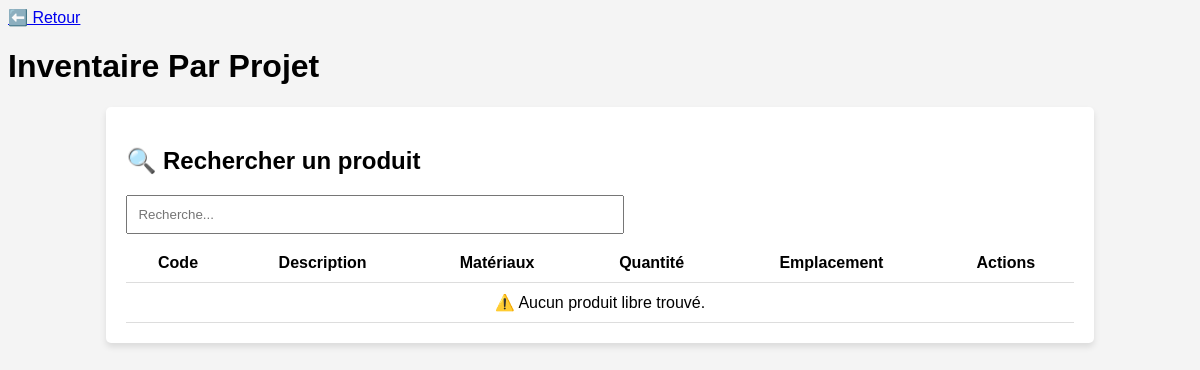
Page /inventaire/libre on the earlier database version.
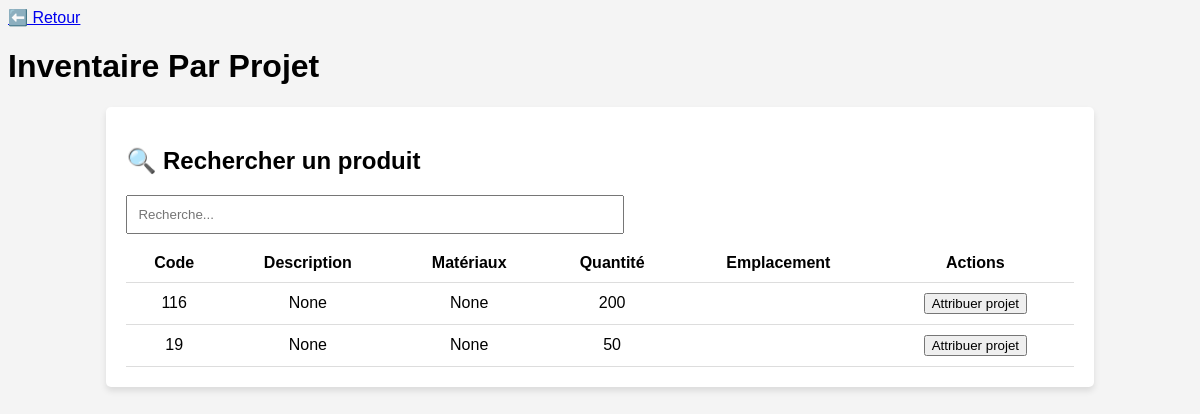
Same page on the later database version.
### app/models/produit.py (models this page shows, shortened)
class Produit(db.Model):
    __tablename__ = 'produit'
    id = db.Column(db.Integer, primary_key=True)
    code = db.Column(db.String(50), unique=True, nullable=False)
    description = db.Column(db.String(255))
    materiaux = db.Column(db.String(100))
    categorie = db.Column(db.String(100))
    quantite = db.Column(db.Integer, default=0)
    historique = db.Column(db.Text, default='[]')  # Permet de conserver l'historique des modifications
    projets_associes = db.relationship("ProduitProjet", back_populates="produit", cascade="all, delete-orphan")
    lignes_achat = db.relationship("LigneAchat", back_populates="produit", cascade="all, delete-orphan")
    lignes_commande = db.relationship("LigneCommandeProduction", back_populates="produit", cascade="all, delete-orphan")
    stocks = db.relationship("Stock", back_populates="produit", cascade="all, delete-orphan")

### app/routes/inventaire_routes.py (the view)
@inventaire_bp.route("/libre")
def inventaire_libre():
    produits_libres = Produit.query.filter(~Produit.projets_associes.any()).all()
    return render_template("inventaire_libre.html", produits=produits_libres)

### app/templates/inventaire_libre.html (shortened to what this page needs)
<!DOCTYPE html>
<html lang="fr">
<head>
</head>
<body>
    <header>
        <a class="return-link" href="/">⬅️ Retour</a>
        <h1 class="module-title">Inventaire Par Projet</h1>
    </header>
<div class="container">
    <h2>🔍 Rechercher un produit</h2>
    <input type="text" id="search" onkeyup="filterProduits()" placeholder="Recherche...">
    <table id="produits">
        <thead>
            <tr>
                <th>Code</th>
                <th>Description</th>
                <th>Matériaux</th>
                <th>Quantité</th>
                <th>Emplacement</th>
                <th>Actions</th>
            </tr>
        </thead>
        <tbody>
            {% if produits %}
                {% for produit in produits %}
                <tr>
                    <td>{{ produit.code }}</td>
                    <td>{{ produit.description }}</td>
                    <td>{{ produit.materiaux }}</td>
                    <td>{{ produit.quantite }}</td>
                    <td>{{ produit.emplacement }}</td>
                    <td>
                        <button onclick="attribuer_projet('{{ produit.code }}')">Attribuer projet</button>
                    </td>
                </tr>
                {% endfor %}
            {% else %}
                <tr><td colspan="6">⚠️ Aucun produit libre trouvé.</td></tr>
            {% endif %}
        </tbody>
    </table>
</div>
</body>
</html>

### app/templates/inventaire_libre.html (style rules this page uses)
body { font-family: Arial, sans-serif; background-color: #f4f4f4; }
.container { margin: 20px auto; width: 80%; background: white; padding: 20px; border-radius: 5px; box-shadow: 0 4px 6px rgba(0,0,0,0.1); }
table { width: 100%; border-collapse: collapse; }
th, td { padding: 10px; border-bottom: 1px solid #ddd; text-align: center; }
input { padding: 10px; width: 50%; margin-bottom: 10px; }

Differences in the rows shown:
added Produit: code "116", description "None", materiaux "None", quantite "200"
added Produit: code "19", description "None", materiaux "None", quantite "50"
Other differences:
text no longer shown: "⚠️ Aucun produit libre trouvé."
